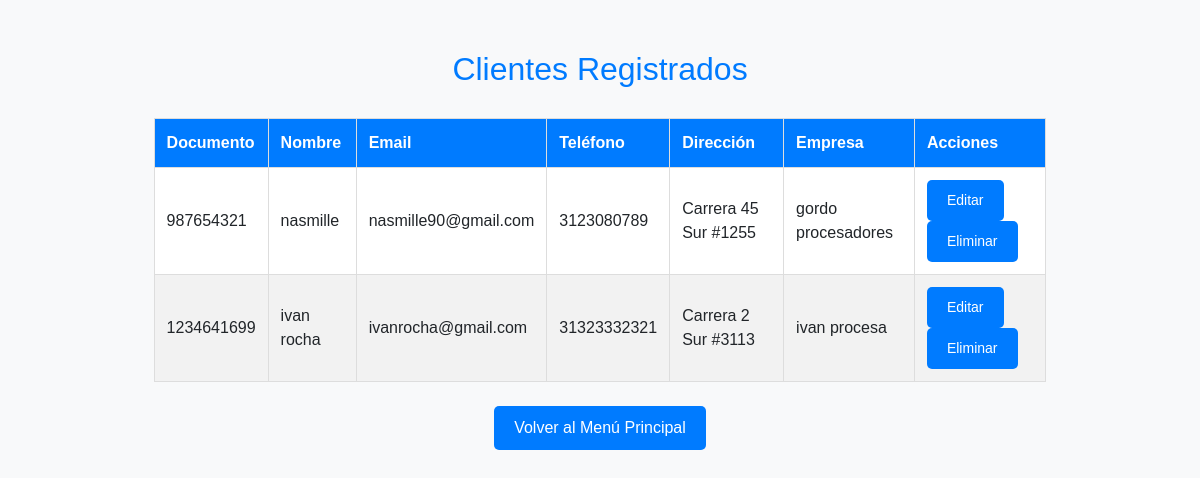
Page /super_admin/ver_usua.php on the committed database.
### tables this page shows
CREATE TABLE `clientes` (
  `documento` int(11) NOT NULL,
  `id_rol` int(11) NOT NULL,
  `nombre` varchar(100) NOT NULL,
  `email` varchar(100) DEFAULT NULL,
  `telefono` varchar(20) DEFAULT NULL,
  `contra` varchar(250) NOT NULL,
  `direccion` varchar(250) DEFAULT NULL,
  `id_empresa` int(20) DEFAULT NULL
);

CREATE TABLE `empresas` (
  `id_empresa` int(11) NOT NULL,
  `nombre_empresa` varchar(60) NOT NULL
);

### super_admin/ver_usua.php (the view, shortened to what this page needs)
<?php
$conex = new Database;
$con = $conex->conectar();
$sql = "SELECT c.documento, c.nombre, c.email, c.telefono, c.direccion, c.id_empresa, e.nombre_empresa AS empresas
        FROM clientes c
        JOIN empresas e ON c.id_empresa = e.id_empresa";
$resultado = $con->query($sql);
?>
<!DOCTYPE html>
<html lang="es">
<head>
    <link href="https://cdn.jsdelivr.net/npm/bootstrap@5.3.2/dist/css/bootstrap.min.css" rel="stylesheet">
</head>
<body>
    <div class="container">
        <h2>Clientes Registrados</h2>
        <table>
            <thead>
                <tr>
                    <th>Documento</th>
                    <th>Nombre</th>
                    <th>Email</th>
                    <th>Teléfono</th>
                    <th>Dirección</th>
                    <th>Empresa</th>
                    <th>Acciones</th>
                </tr>
            </thead>
            <tbody>
                <?php while ($fila = $resultado->fetch(PDO::FETCH_ASSOC)): ?>
                    <tr>
                        <td><?= $fila['documento'] ?></td>
                        <td><?= $fila['nombre'] ?></td>
                        <td><?= $fila['email'] ?></td>
                        <td><?= $fila['telefono'] ?></td>
                        <td><?= $fila['direccion'] ?></td>
                        <td><?= $fila['empresas'] ?></td>
                        <td><a href="editar_cliente.php?documento=<?= $fila['documento'] ?>" class="btn btn-sm btn-warning">Editar</a>
                        <a href="eliminar_cliente.php?documento=<?= $fila['documento'] ?>" class="btn btn-sm btn-danger" onclick="return confirm('¿Estás seguro de eliminar este cliente?');">Eliminar</a></td>
                    </tr>
                <?php endwhile; ?>
            </tbody>
        </table>
        <div class="text-center mt-4">
            <a href="index.php" class="btn">Volver al Menú Principal</a>
        </div>
    </div>
</body>
</html>

### super_admin/ver_usua.php (style rules this page uses)
body { background-color: #f8f9fa; font-family: Arial, sans-serif; }
h2 { color: #007bff; text-align: center; margin-top: 50px; }
table { width: 80%; margin: 0 auto; margin-top: 30px; border-collapse: collapse; }
th, td { padding: 12px; text-align: left; border: 1px solid #ddd; }
th { background-color: #007bff; color: white; }
td { background-color: #fff; }
tr:nth-child(even) td { background-color: #f2f2f2; }
.container { margin-top: 50px; }
.btn { background-color: #007bff; color: white; padding: 10px 20px; border: none; border-radius: 5px; cursor: pointer; text-decoration: none; }

### rows in the picture
clientes: documento "987654321", nombre "nasmille", email "nasmille90@gmail.com", telefono "3123080789", direccion "Carrera 45 Sur #1255", id_empresa.nombre_empresa "gordo procesadores"
clientes: documento "1234641699", nombre "ivan rocha", email "ivanrocha@gmail.com", telefono "31323332321", direccion "Carrera 2 Sur #3113", id_empresa.nombre_empresa "ivan procesa"
